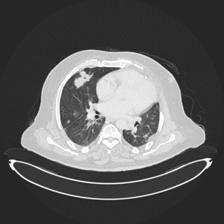
#> input picture data/images/CT_001.png, 224 x 224 px, found by its file name
$ jupyter execute Image_Resolution.ipynb
#> lines starting #> are read from the running program, lines starting #| are printed output that depends on the picture
[cell 1]
import cv2
import numpy as np
import matplotlib.pyplot as plt


img = cv2.imread("data/images/CT_001.png", cv2.IMREAD_GRAYSCALE)
#> img is the input picture: shape (224, 224); min 3, max 255, mean 92.6


# -------------------- Step 1: Create "Blurred" Image --------------------

clahe = cv2.createCLAHE(clipLimit=2.0, tileGridSize=(8,8))
blurred_like_enhanced = clahe.apply(img)
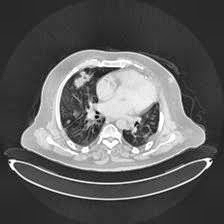
#> blurred_like_enhanced: shape (224, 224); min 4, max 255, mean 93.4


gaussian = cv2.GaussianBlur(blurred_like_enhanced, (0,0), 1)
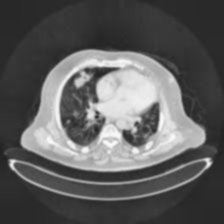
#> gaussian: shape (224, 224); min 35, max 250, mean 93.5
blurred_like_enhanced = cv2.addWeighted(blurred_like_enhanced, 1.2, gaussian, -0.2, 0)

# Save as blurred image
cv2.imwrite("blurred_xray.png", blurred_like_enhanced)

# -------------------- Step 2: Create "Enhanced" Image" --------------------

denoised = cv2.bilateralFilter(blurred_like_enhanced, d=9, sigmaColor=75, sigmaSpace=75)
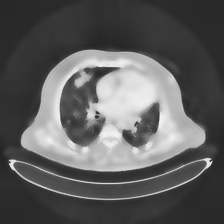
#> denoised: shape (224, 224); min 36, max 243, mean 93
enhanced = cv2.addWeighted(denoised, 1.5, cv2.GaussianBlur(denoised, (0,0), 2), -0.5, 0)
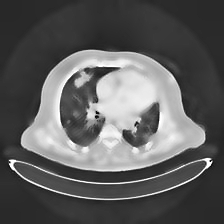
#> enhanced: shape (224, 224); min 8, max 255, mean 93


enhanced = clahe.apply(enhanced)
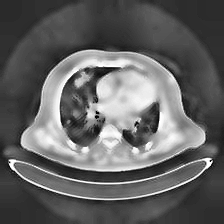
#> enhanced: shape (224, 224); min 3, max 255, mean 98.3


cv2.imwrite("enhanced_xray.png", enhanced)

# -------------------- Display --------------------
plt.figure(figsize=(12,6))

plt.subplot(1,2,2)
plt.imshow(enhanced, cmap='gray')
plt.title("Blurr Image")
plt.axis("off")

plt.subplot(1,2,1)
plt.imshow(blurred_like_enhanced, cmap='gray')
plt.title("Enhanced Image")
plt.axis("off")


plt.show()
